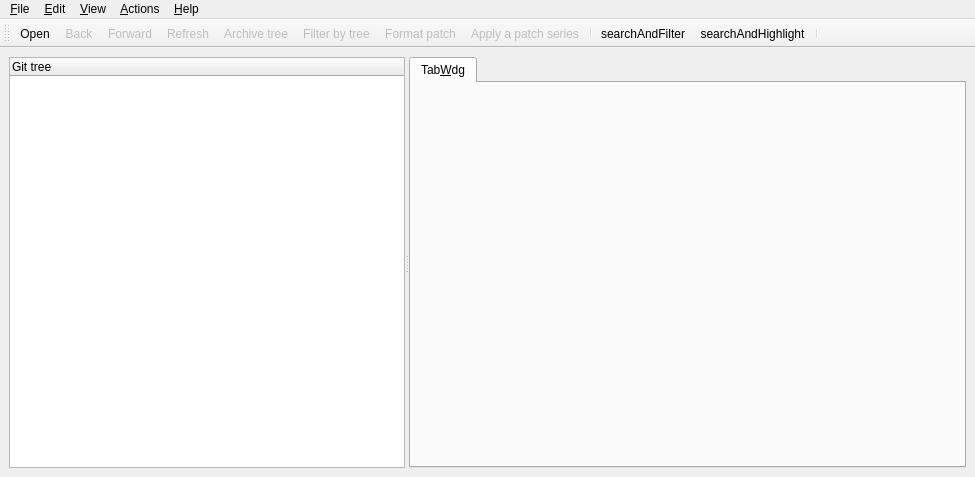
<ui version="4.0" >
 <class>MainBase</class>
 <widget class="QMainWindow" name="MainBase" >
  <property name="geometry" >
   <rect>
    <x>0</x>
    <y>0</y>
    <width>975</width>
    <height>477</height>
   </rect>
  </property>
  <property name="acceptDrops" >
   <bool>true</bool>
  </property>
  <property name="windowTitle" >
   <string>QGit</string>
  </property>
  <property name="windowIcon" >
   <iconset resource="icons.qrc" >:/icons/resources/logo.png</iconset>
  </property>
  <widget class="QWidget" name="widget" >
   <layout class="QHBoxLayout" >
    <property name="margin" >
     <number>9</number>
    </property>
    <property name="spacing" >
     <number>6</number>
    </property>
    <item>
     <widget class="QSplitter" name="splitter" >
      <property name="orientation" >
       <enum>Qt::Horizontal</enum>
      </property>
      <widget class="TreeView" name="treeView" >
       <property name="sizePolicy" >
        <sizepolicy>
         <hsizetype>7</hsizetype>
         <vsizetype>13</vsizetype>
         <horstretch>1</horstretch>
         <verstretch>0</verstretch>
        </sizepolicy>
       </property>
       <property name="contextMenuPolicy" >
        <enum>Qt::CustomContextMenu</enum>
       </property>
       <property name="selectionMode" >
        <enum>QAbstractItemView::ExtendedSelection</enum>
       </property>
       <property name="rootIsDecorated" >
        <bool>false</bool>
       </property>
       <property name="columnCount" >
        <number>1</number>
       </property>
       <column>
        <property name="text" >
         <string>Git tree</string>
        </property>
       </column>
      </widget>
      <widget class="QTabWidget" name="tabWdg" >
       <property name="sizePolicy" >
        <sizepolicy>
         <hsizetype>7</hsizetype>
         <vsizetype>7</vsizetype>
         <horstretch>5</horstretch>
         <verstretch>0</verstretch>
        </sizepolicy>
       </property>
       <widget class="QWidget" name="TabWdg" >
        <attribute name="title" >
         <string>Tab&amp;Wdg</string>
        </attribute>
       </widget>
      </widget>
     </widget>
    </item>
   </layout>
  </widget>
  <widget class="QToolBar" name="toolBar" >
   <property name="orientation" >
    <enum>Qt::Horizontal</enum>
   </property>
   <property name="iconSize" >
    <size>
     <width>16</width>
     <height>16</height>
    </size>
   </property>
   <attribute name="toolBarArea" >
    <number>4</number>
   </attribute>
   <addaction name="ActOpenRepo" />
   <addaction name="ActBack" />
   <addaction name="ActForward" />
   <addaction name="ActRefresh" />
   <addaction name="ActShowTree" />
   <addaction name="ActFilterTree" />
   <addaction name="ActMailFormatPatch" />
   <addaction name="ActMailApplyPatch" />
   <addaction name="separator" />
   <addaction name="ActSearchAndFilter" />
   <addaction name="ActSearchAndHighlight" />
   <addaction name="separator" />
  </widget>
  <widget class="QMenuBar" name="MenuBarEditor" >
   <property name="geometry" >
    <rect>
     <x>0</x>
     <y>0</y>
     <width>975</width>
     <height>32</height>
    </rect>
   </property>
   <widget class="QMenu" name="Edit" >
    <property name="title" >
     <string>&amp;Edit</string>
    </property>
    <addaction name="ActCommit" />
    <addaction name="ActTag" />
    <addaction name="ActTagDelete" />
    <addaction name="ActPush" />
    <addaction name="ActPop" />
    <addaction name="separator" />
    <addaction name="ActFind" />
    <addaction name="ActFindNext" />
    <addaction name="separator" />
    <addaction name="ActSettings" />
   </widget>
   <widget class="QMenu" name="View" >
    <property name="title" >
     <string>&amp;View</string>
    </property>
    <addaction name="ActBack" />
    <addaction name="ActForward" />
    <addaction name="separator" />
    <addaction name="ActCheckWorkDir" />
    <addaction name="separator" />
    <addaction name="ActViewRev" />
    <addaction name="ActViewDiff" />
    <addaction name="ActViewDiffNewTab" />
    <addaction name="ActViewFile" />
    <addaction name="ActViewFileNewTab" />
    <addaction name="ActExternalDiff" />
    <addaction name="ActShowTree" />
    <addaction name="ActSplitView" />
    <addaction name="ActFilterTree" />
   </widget>
   <widget class="QMenu" name="Help" >
    <property name="title" >
     <string>&amp;Help</string>
    </property>
    <addaction name="ActHelp" />
    <addaction name="ActAbout" />
   </widget>
   <widget class="QMenu" name="Actions" >
    <property name="title" >
     <string>&amp;Actions</string>
    </property>
    <addaction name="ActCustomActionSetup" />
   </widget>
   <widget class="QMenu" name="File" >
    <property name="title" >
     <string>&amp;File</string>
    </property>
    <property name="separatorsCollapsible" >
     <bool>true</bool>
    </property>
    <addaction name="ActOpenRepo" />
    <addaction name="ActOpenRepoNewWindow" />
    <addaction name="ActRefresh" />
    <addaction name="ActSaveFile" />
    <addaction name="ActMailFormatPatch" />
    <addaction name="ActMailApplyPatch" />
    <addaction name="separator" />
    <addaction name="ActClose" />
    <addaction name="ActExit" />
    <addaction name="separator" />
   </widget>
   <addaction name="File" />
   <addaction name="Edit" />
   <addaction name="View" />
   <addaction name="Actions" />
   <addaction name="separator" />
   <addaction name="Help" />
  </widget>
  <action name="ActOpenRepo" >
   <property name="icon" >
    <iconset resource="icons.qrc" >:/icons/resources/folder_open.png</iconset>
   </property>
   <property name="text" >
    <string>&amp;Open...</string>
   </property>
   <property name="iconText" >
    <string>Open</string>
   </property>
   <property name="shortcut" >
    <string>Ctrl+O</string>
   </property>
  </action>
  <action name="ActExit" >
   <property name="text" >
    <string>E&amp;xit</string>
   </property>
   <property name="iconText" >
    <string>Exit</string>
   </property>
   <property name="shortcut" >
    <string>Ctrl+Q</string>
   </property>
  </action>
  <action name="ActAbout" >
   <property name="text" >
    <string>&amp;About QGit</string>
   </property>
   <property name="iconText" >
    <string>About</string>
   </property>
   <property name="shortcut" >
    <string/>
   </property>
  </action>
  <action name="ActMailFormatPatch" >
   <property name="enabled" >
    <bool>false</bool>
   </property>
   <property name="icon" >
    <iconset resource="icons.qrc" >:/icons/resources/mail_send.png</iconset>
   </property>
   <property name="text" >
    <string>&amp;Format patch...</string>
   </property>
   <property name="iconText" >
    <string>Format patch</string>
   </property>
   <property name="toolTip" >
    <string>Format a patch series to be sent by e-mail</string>
   </property>
  </action>
  <action name="ActHelp" >
   <property name="text" >
    <string>QGit ha&amp;ndbook</string>
   </property>
   <property name="iconText" >
    <string>Handbook</string>
   </property>
   <property name="shortcut" >
    <string>F1</string>
   </property>
  </action>
  <action name="ActSettings" >
   <property name="icon" >
    <iconset resource="icons.qrc" >:/icons/resources/configure.png</iconset>
   </property>
   <property name="text" >
    <string>&amp;Settings...</string>
   </property>
   <property name="iconText" >
    <string>Settings</string>
   </property>
  </action>
  <action name="ActCommit" >
   <property name="enabled" >
    <bool>false</bool>
   </property>
   <property name="text" >
    <string>&amp;Commit...</string>
   </property>
   <property name="iconText" >
    <string>Commit</string>
   </property>
   <property name="toolTip" >
    <string>Commit changes</string>
   </property>
  </action>
  <action name="ActTag" >
   <property name="enabled" >
    <bool>false</bool>
   </property>
   <property name="text" >
    <string>Make &amp;tag...</string>
   </property>
   <property name="iconText" >
    <string>Make tag</string>
   </property>
   <property name="toolTip" >
    <string>Tag selected revision</string>
   </property>
  </action>
  <action name="ActOpenRepoNewWindow" >
   <property name="text" >
    <string>Open in a &amp;new window...</string>
   </property>
   <property name="iconText" >
    <string>Open in a &amp;new window</string>
   </property>
   <property name="shortcut" >
    <string>Ctrl+N</string>
   </property>
  </action>
  <action name="ActClose" >
   <property name="text" >
    <string>&amp;Close</string>
   </property>
   <property name="iconText" >
    <string>Close</string>
   </property>
   <property name="shortcut" >
    <string>Ctrl+W</string>
   </property>
  </action>
  <action name="ActMailApplyPatch" >
   <property name="enabled" >
    <bool>false</bool>
   </property>
   <property name="icon" >
    <iconset resource="icons.qrc" >:/icons/resources/mail_get.png</iconset>
   </property>
   <property name="text" >
    <string>Apply patch...</string>
   </property>
   <property name="iconText" >
    <string>Apply a patch series</string>
   </property>
  </action>
  <action name="ActPush" >
   <property name="enabled" >
    <bool>false</bool>
   </property>
   <property name="text" >
    <string>&amp;Push patch</string>
   </property>
   <property name="iconText" >
    <string>Push patch</string>
   </property>
   <property name="toolTip" >
    <string>Push this patch on StGIT stack</string>
   </property>
  </action>
  <action name="ActPop" >
   <property name="enabled" >
    <bool>false</bool>
   </property>
   <property name="text" >
    <string>P&amp;op patch</string>
   </property>
   <property name="iconText" >
    <string>Pop patch</string>
   </property>
   <property name="toolTip" >
    <string>Pop patches from StGIT stack until this one included</string>
   </property>
  </action>
  <action name="ActRefresh" >
   <property name="enabled" >
    <bool>false</bool>
   </property>
   <property name="icon" >
    <iconset resource="icons.qrc" >:/icons/resources/reload.png</iconset>
   </property>
   <property name="iconText" >
    <string>Refresh</string>
   </property>
   <property name="toolTip" >
    <string>Refresh view (F5)</string>
   </property>
   <property name="shortcut" >
    <string>F5</string>
   </property>
  </action>
  <action name="ActViewDiff" >
   <property name="enabled" >
    <bool>false</bool>
   </property>
   <property name="text" >
    <string>View patch</string>
   </property>
   <property name="iconText" >
    <string>View patch</string>
   </property>
   <property name="toolTip" >
    <string>Double click on revision log as a shortcut</string>
   </property>
   <property name="statusTip" >
    <string>Double click on revision log as a shortcut</string>
   </property>
   <property name="shortcut" >
    <string>Ctrl+P</string>
   </property>
  </action>
  <action name="ActViewFile" >
   <property name="enabled" >
    <bool>false</bool>
   </property>
   <property name="text" >
    <string>View file</string>
   </property>
   <property name="iconText" >
    <string>View file</string>
   </property>
   <property name="toolTip" >
    <string>Double click on file name as a shortcut</string>
   </property>
   <property name="statusTip" >
    <string>Double click on file name as a shortcut</string>
   </property>
   <property name="shortcut" >
    <string>Ctrl+A</string>
   </property>
  </action>
  <action name="ActSaveFile" >
   <property name="enabled" >
    <bool>false</bool>
   </property>
   <property name="text" >
    <string>Save file as...</string>
   </property>
   <property name="iconText" >
    <string>Save file as...</string>
   </property>
   <property name="toolTip" >
    <string>Save selected file</string>
   </property>
   <property name="shortcut" >
    <string>Ctrl+S</string>
   </property>
  </action>
  <action name="ActFilterTree" >
   <property name="checkable" >
    <bool>true</bool>
   </property>
   <property name="enabled" >
    <bool>false</bool>
   </property>
   <property name="icon" >
    <iconset resource="icons.qrc" >:/icons/resources/wizard.png</iconset>
   </property>
   <property name="text" >
    <string>Toggle filter by tree</string>
   </property>
   <property name="iconText" >
    <string>Filter by tree</string>
   </property>
   <property name="toolTip" >
    <string>Filter by tree selection, multple selection allowed</string>
   </property>
  </action>
  <action name="ActShowTree" >
   <property name="checkable" >
    <bool>true</bool>
   </property>
   <property name="enabled" >
    <bool>false</bool>
   </property>
   <property name="icon" >
    <iconset resource="icons.qrc" >:/icons/resources/view_tree.png</iconset>
   </property>
   <property name="text" >
    <string>Toggle tree view</string>
   </property>
   <property name="iconText" >
    <string>Archive tree</string>
   </property>
   <property name="toolTip" >
    <string>Toggle tree view (T)</string>
   </property>
   <property name="shortcut" >
    <string>T</string>
   </property>
  </action>
  <action name="ActTagDelete" >
   <property name="enabled" >
    <bool>false</bool>
   </property>
   <property name="text" >
    <string>&amp;Delete tag...</string>
   </property>
   <property name="iconText" >
    <string>Delete tag</string>
   </property>
   <property name="toolTip" >
    <string>Un-tag selected revision</string>
   </property>
  </action>
  <action name="ActCheckWorkDir" >
   <property name="checkable" >
    <bool>true</bool>
   </property>
   <property name="enabled" >
    <bool>false</bool>
   </property>
   <property name="text" >
    <string>Check working dir</string>
   </property>
   <property name="iconText" >
    <string>Check working dir</string>
   </property>
  </action>
  <action name="ActExternalDiff" >
   <property name="enabled" >
    <bool>false</bool>
   </property>
   <property name="text" >
    <string>External diff...</string>
   </property>
   <property name="iconText" >
    <string>Launch external diff viewer</string>
   </property>
  </action>
  <action name="ActViewRev" >
   <property name="enabled" >
    <bool>false</bool>
   </property>
   <property name="text" >
    <string>View revision</string>
   </property>
   <property name="iconText" >
    <string>View revision</string>
   </property>
   <property name="toolTip" >
    <string>Double click on a revision in file history as a shortcut</string>
   </property>
   <property name="shortcut" >
    <string>Ctrl+R</string>
   </property>
  </action>
  <action name="ActSplitView" >
   <property name="checkable" >
    <bool>false</bool>
   </property>
   <property name="icon" >
    <iconset resource="icons.qrc" >:/icons/resources/view_top_bottom.png</iconset>
   </property>
   <property name="text" >
    <string>Toggle split view</string>
   </property>
   <property name="iconText" >
    <string>Toggle split view</string>
   </property>
   <property name="toolTip" >
    <string>Hide/unhide secondary pane</string>
   </property>
   <property name="shortcut" >
    <string>S</string>
   </property>
  </action>
  <action name="ActFind" >
   <property name="text" >
    <string>Find...</string>
   </property>
   <property name="iconText" >
    <string>Find text in current view...</string>
   </property>
   <property name="shortcut" >
    <string>Ctrl+F</string>
   </property>
  </action>
  <action name="ActFindNext" >
   <property name="text" >
    <string>Find next</string>
   </property>
   <property name="iconText" >
    <string>Find next</string>
   </property>
   <property name="toolTip" >
    <string>Go to next occurrence of searched text</string>
   </property>
   <property name="shortcut" >
    <string>F3</string>
   </property>
  </action>
  <action name="ActForward" >
   <property name="enabled" >
    <bool>false</bool>
   </property>
   <property name="icon" >
    <iconset resource="icons.qrc" >:/icons/resources/next.png</iconset>
   </property>
   <property name="text" >
    <string>Forward</string>
   </property>
   <property name="iconText" >
    <string>Forward</string>
   </property>
  </action>
  <action name="ActBack" >
   <property name="enabled" >
    <bool>false</bool>
   </property>
   <property name="icon" >
    <iconset resource="icons.qrc" >:/icons/resources/previous.png</iconset>
   </property>
   <property name="text" >
    <string>Back</string>
   </property>
   <property name="iconText" >
    <string>Back</string>
   </property>
  </action>
  <action name="ActCustomActionSetup" >
   <property name="icon" >
    <iconset resource="icons.qrc" >:/icons/resources/bookmark.png</iconset>
   </property>
   <property name="text" >
    <string>Setup actions...</string>
   </property>
   <property name="iconText" >
    <string>Setup actions...</string>
   </property>
  </action>
  <action name="ActViewFileNewTab" >
   <property name="enabled" >
    <bool>false</bool>
   </property>
   <property name="text" >
    <string>View file in new tab</string>
   </property>
   <property name="iconText" >
    <string>View file in new tab</string>
   </property>
   <property name="shortcut" >
    <string>Ctrl+Shift+A</string>
   </property>
  </action>
  <action name="ActViewDiffNewTab" >
   <property name="enabled" >
    <bool>false</bool>
   </property>
   <property name="text" >
    <string>View patch in new tab</string>
   </property>
   <property name="iconText" >
    <string>View patch in new tab</string>
   </property>
   <property name="shortcut" >
    <string>Ctrl+Shift+P</string>
   </property>
  </action>
  <action name="ActSearchAndFilter" >
   <property name="checkable" >
    <bool>true</bool>
   </property>
   <property name="enabled" >
    <bool>true</bool>
   </property>
   <property name="icon" >
    <iconset resource="icons.qrc" >:/icons/resources/filter.png</iconset>
   </property>
   <property name="text" >
    <string>searchAndFilter</string>
   </property>
   <property name="statusTip" >
    <string>Toggle filter</string>
   </property>
  </action>
  <action name="ActSearchAndHighlight" >
   <property name="checkable" >
    <bool>true</bool>
   </property>
   <property name="enabled" >
    <bool>true</bool>
   </property>
   <property name="icon" >
    <iconset resource="icons.qrc" >:/icons/resources/find.png</iconset>
   </property>
   <property name="text" >
    <string>searchAndHighlight</string>
   </property>
   <property name="statusTip" >
    <string>Toggle match highlight</string>
   </property>
  </action>
 </widget>
 <layoutdefault spacing="6" margin="11" />
 <customwidgets>
  <customwidget>
   <class>TreeView</class>
   <extends>QTreeWidget</extends>
   <header>treeview.h</header>
  </customwidget>
 </customwidgets>
 <resources>
  <include location="icons.qrc" />
 </resources>
 <connections>
  <connection>
   <sender>ActAbout</sender>
   <signal>activated()</signal>
   <receiver>MainBase</receiver>
   <slot>ActAbout_activated()</slot>
   <hints>
    <hint type="sourcelabel" >
     <x>-1</x>
     <y>-1</y>
    </hint>
    <hint type="destinationlabel" >
     <x>20</x>
     <y>20</y>
    </hint>
   </hints>
  </connection>
  <connection>
   <sender>ActCheckWorkDir</sender>
   <signal>toggled(bool)</signal>
   <receiver>MainBase</receiver>
   <slot>ActCheckWorkDir_toggled(bool)</slot>
   <hints>
    <hint type="sourcelabel" >
     <x>-1</x>
     <y>-1</y>
    </hint>
    <hint type="destinationlabel" >
     <x>20</x>
     <y>20</y>
    </hint>
   </hints>
  </connection>
  <connection>
   <sender>ActClose</sender>
   <signal>activated()</signal>
   <receiver>MainBase</receiver>
   <slot>ActClose_activated()</slot>
   <hints>
    <hint type="sourcelabel" >
     <x>-1</x>
     <y>-1</y>
    </hint>
    <hint type="destinationlabel" >
     <x>20</x>
     <y>20</y>
    </hint>
   </hints>
  </connection>
  <connection>
   <sender>ActCommit</sender>
   <signal>activated()</signal>
   <receiver>MainBase</receiver>
   <slot>ActCommit_activated()</slot>
   <hints>
    <hint type="sourcelabel" >
     <x>-1</x>
     <y>-1</y>
    </hint>
    <hint type="destinationlabel" >
     <x>20</x>
     <y>20</y>
    </hint>
   </hints>
  </connection>
  <connection>
   <sender>ActExit</sender>
   <signal>activated()</signal>
   <receiver>MainBase</receiver>
   <slot>ActExit_activated()</slot>
   <hints>
    <hint type="sourcelabel" >
     <x>-1</x>
     <y>-1</y>
    </hint>
    <hint type="destinationlabel" >
     <x>20</x>
     <y>20</y>
    </hint>
   </hints>
  </connection>
  <connection>
   <sender>ActExternalDiff</sender>
   <signal>activated()</signal>
   <receiver>MainBase</receiver>
   <slot>ActExternalDiff_activated()</slot>
   <hints>
    <hint type="sourcelabel" >
     <x>-1</x>
     <y>-1</y>
    </hint>
    <hint type="destinationlabel" >
     <x>20</x>
     <y>20</y>
    </hint>
   </hints>
  </connection>
  <connection>
   <sender>ActFilterTree</sender>
   <signal>toggled(bool)</signal>
   <receiver>MainBase</receiver>
   <slot>ActFilterTree_toggled(bool)</slot>
   <hints>
    <hint type="sourcelabel" >
     <x>-1</x>
     <y>-1</y>
    </hint>
    <hint type="destinationlabel" >
     <x>20</x>
     <y>20</y>
    </hint>
   </hints>
  </connection>
  <connection>
   <sender>ActHelp</sender>
   <signal>activated()</signal>
   <receiver>MainBase</receiver>
   <slot>ActHelp_activated()</slot>
   <hints>
    <hint type="sourcelabel" >
     <x>-1</x>
     <y>-1</y>
    </hint>
    <hint type="destinationlabel" >
     <x>20</x>
     <y>20</y>
    </hint>
   </hints>
  </connection>
  <connection>
   <sender>ActMailApplyPatch</sender>
   <signal>activated()</signal>
   <receiver>MainBase</receiver>
   <slot>ActMailApplyPatch_activated()</slot>
   <hints>
    <hint type="sourcelabel" >
     <x>-1</x>
     <y>-1</y>
    </hint>
    <hint type="destinationlabel" >
     <x>20</x>
     <y>20</y>
    </hint>
   </hints>
  </connection>
  <connection>
   <sender>ActMailFormatPatch</sender>
   <signal>activated()</signal>
   <receiver>MainBase</receiver>
   <slot>ActMailFormatPatch_activated()</slot>
   <hints>
    <hint type="sourcelabel" >
     <x>-1</x>
     <y>-1</y>
    </hint>
    <hint type="destinationlabel" >
     <x>20</x>
     <y>20</y>
    </hint>
   </hints>
  </connection>
  <connection>
   <sender>ActOpenRepo</sender>
   <signal>activated()</signal>
   <receiver>MainBase</receiver>
   <slot>ActOpenRepo_activated()</slot>
   <hints>
    <hint type="sourcelabel" >
     <x>-1</x>
     <y>-1</y>
    </hint>
    <hint type="destinationlabel" >
     <x>20</x>
     <y>20</y>
    </hint>
   </hints>
  </connection>
  <connection>
   <sender>ActOpenRepoNewWindow</sender>
   <signal>activated()</signal>
   <receiver>MainBase</receiver>
   <slot>ActOpenRepoNewWindow_activated()</slot>
   <hints>
    <hint type="sourcelabel" >
     <x>-1</x>
     <y>-1</y>
    </hint>
    <hint type="destinationlabel" >
     <x>20</x>
     <y>20</y>
    </hint>
   </hints>
  </connection>
  <connection>
   <sender>ActPop</sender>
   <signal>activated()</signal>
   <receiver>MainBase</receiver>
   <slot>ActPop_activated()</slot>
   <hints>
    <hint type="sourcelabel" >
     <x>-1</x>
     <y>-1</y>
    </hint>
    <hint type="destinationlabel" >
     <x>20</x>
     <y>20</y>
    </hint>
   </hints>
  </connection>
  <connection>
   <sender>ActPush</sender>
   <signal>activated()</signal>
   <receiver>MainBase</receiver>
   <slot>ActPush_activated()</slot>
   <hints>
    <hint type="sourcelabel" >
     <x>-1</x>
     <y>-1</y>
    </hint>
    <hint type="destinationlabel" >
     <x>20</x>
     <y>20</y>
    </hint>
   </hints>
  </connection>
  <connection>
   <sender>ActRefresh</sender>
   <signal>activated()</signal>
   <receiver>MainBase</receiver>
   <slot>ActRefresh_activated()</slot>
   <hints>
    <hint type="sourcelabel" >
     <x>-1</x>
     <y>-1</y>
    </hint>
    <hint type="destinationlabel" >
     <x>20</x>
     <y>20</y>
    </hint>
   </hints>
  </connection>
  <connection>
   <sender>ActSaveFile</sender>
   <signal>activated()</signal>
   <receiver>MainBase</receiver>
   <slot>ActSaveFile_activated()</slot>
   <hints>
    <hint type="sourcelabel" >
     <x>-1</x>
     <y>-1</y>
    </hint>
    <hint type="destinationlabel" >
     <x>20</x>
     <y>20</y>
    </hint>
   </hints>
  </connection>
  <connection>
   <sender>ActSettings</sender>
   <signal>activated()</signal>
   <receiver>MainBase</receiver>
   <slot>ActSettings_activated()</slot>
   <hints>
    <hint type="sourcelabel" >
     <x>-1</x>
     <y>-1</y>
    </hint>
    <hint type="destinationlabel" >
     <x>20</x>
     <y>20</y>
    </hint>
   </hints>
  </connection>
  <connection>
   <sender>ActShowTree</sender>
   <signal>toggled(bool)</signal>
   <receiver>MainBase</receiver>
   <slot>ActShowTree_toggled(bool)</slot>
   <hints>
    <hint type="sourcelabel" >
     <x>-1</x>
     <y>-1</y>
    </hint>
    <hint type="destinationlabel" >
     <x>20</x>
     <y>20</y>
    </hint>
   </hints>
  </connection>
  <connection>
   <sender>ActTag</sender>
   <signal>activated()</signal>
   <receiver>MainBase</receiver>
   <slot>ActTag_activated()</slot>
   <hints>
    <hint type="sourcelabel" >
     <x>-1</x>
     <y>-1</y>
    </hint>
    <hint type="destinationlabel" >
     <x>20</x>
     <y>20</y>
    </hint>
   </hints>
  </connection>
  <connection>
   <sender>ActTagDelete</sender>
   <signal>activated()</signal>
   <receiver>MainBase</receiver>
   <slot>ActTagDelete_activated()</slot>
   <hints>
    <hint type="sourcelabel" >
     <x>-1</x>
     <y>-1</y>
    </hint>
    <hint type="destinationlabel" >
     <x>20</x>
     <y>20</y>
    </hint>
   </hints>
  </connection>
  <connection>
   <sender>ActViewFile</sender>
   <signal>activated()</signal>
   <receiver>MainBase</receiver>
   <slot>ActViewFile_activated()</slot>
   <hints>
    <hint type="sourcelabel" >
     <x>-1</x>
     <y>-1</y>
    </hint>
    <hint type="destinationlabel" >
     <x>20</x>
     <y>20</y>
    </hint>
   </hints>
  </connection>
  <connection>
   <sender>ActViewDiff</sender>
   <signal>activated()</signal>
   <receiver>MainBase</receiver>
   <slot>ActViewDiff_activated()</slot>
   <hints>
    <hint type="sourcelabel" >
     <x>-1</x>
     <y>-1</y>
    </hint>
    <hint type="destinationlabel" >
     <x>20</x>
     <y>20</y>
    </hint>
   </hints>
  </connection>
  <connection>
   <sender>ActViewRev</sender>
   <signal>activated()</signal>
   <receiver>MainBase</receiver>
   <slot>ActViewRev_activated()</slot>
   <hints>
    <hint type="sourcelabel" >
     <x>-1</x>
     <y>-1</y>
    </hint>
    <hint type="destinationlabel" >
     <x>20</x>
     <y>20</y>
    </hint>
   </hints>
  </connection>
  <connection>
   <sender>ActSplitView</sender>
   <signal>activated()</signal>
   <receiver>MainBase</receiver>
   <slot>ActSplitView_activated()</slot>
   <hints>
    <hint type="sourcelabel" >
     <x>-1</x>
     <y>-1</y>
    </hint>
    <hint type="destinationlabel" >
     <x>20</x>
     <y>20</y>
    </hint>
   </hints>
  </connection>
  <connection>
   <sender>ActFind</sender>
   <signal>activated()</signal>
   <receiver>MainBase</receiver>
   <slot>ActFind_activated()</slot>
   <hints>
    <hint type="sourcelabel" >
     <x>-1</x>
     <y>-1</y>
    </hint>
    <hint type="destinationlabel" >
     <x>20</x>
     <y>20</y>
    </hint>
   </hints>
  </connection>
  <connection>
   <sender>ActFindNext</sender>
   <signal>activated()</signal>
   <receiver>MainBase</receiver>
   <slot>ActFindNext_activated()</slot>
   <hints>
    <hint type="sourcelabel" >
     <x>-1</x>
     <y>-1</y>
    </hint>
    <hint type="destinationlabel" >
     <x>20</x>
     <y>20</y>
    </hint>
   </hints>
  </connection>
  <connection>
   <sender>ActBack</sender>
   <signal>activated()</signal>
   <receiver>MainBase</receiver>
   <slot>ActBack_activated()</slot>
   <hints>
    <hint type="sourcelabel" >
     <x>-1</x>
     <y>-1</y>
    </hint>
    <hint type="destinationlabel" >
     <x>20</x>
     <y>20</y>
    </hint>
   </hints>
  </connection>
  <connection>
   <sender>ActForward</sender>
   <signal>activated()</signal>
   <receiver>MainBase</receiver>
   <slot>ActForward_activated()</slot>
   <hints>
    <hint type="sourcelabel" >
     <x>-1</x>
     <y>-1</y>
    </hint>
    <hint type="destinationlabel" >
     <x>20</x>
     <y>20</y>
    </hint>
   </hints>
  </connection>
  <connection>
   <sender>ActCustomActionSetup</sender>
   <signal>activated()</signal>
   <receiver>MainBase</receiver>
   <slot>ActCustomActionSetup_activated()</slot>
   <hints>
    <hint type="sourcelabel" >
     <x>-1</x>
     <y>-1</y>
    </hint>
    <hint type="destinationlabel" >
     <x>20</x>
     <y>20</y>
    </hint>
   </hints>
  </connection>
  <connection>
   <sender>ActViewFileNewTab</sender>
   <signal>activated()</signal>
   <receiver>MainBase</receiver>
   <slot>ActViewFileNewTab_activated()</slot>
   <hints>
    <hint type="sourcelabel" >
     <x>-1</x>
     <y>-1</y>
    </hint>
    <hint type="destinationlabel" >
     <x>20</x>
     <y>20</y>
    </hint>
   </hints>
  </connection>
  <connection>
   <sender>ActViewDiffNewTab</sender>
   <signal>activated()</signal>
   <receiver>MainBase</receiver>
   <slot>ActViewDiffNewTab_activated()</slot>
   <hints>
    <hint type="sourcelabel" >
     <x>-1</x>
     <y>-1</y>
    </hint>
    <hint type="destinationlabel" >
     <x>20</x>
     <y>20</y>
    </hint>
   </hints>
  </connection>
  <connection>
   <sender>tabWdg</sender>
   <signal>currentChanged(QWidget*)</signal>
   <receiver>MainBase</receiver>
   <slot>tabWdg_currentChanged(QWidget*)</slot>
   <hints>
    <hint type="sourcelabel" >
     <x>20</x>
     <y>20</y>
    </hint>
    <hint type="destinationlabel" >
     <x>20</x>
     <y>20</y>
    </hint>
   </hints>
  </connection>
  <connection>
   <sender>ActSearchAndFilter</sender>
   <signal>toggled(bool)</signal>
   <receiver>MainBase</receiver>
   <slot>ActSearchAndFilter_toggled(bool)</slot>
   <hints>
    <hint type="sourcelabel" >
     <x>-1</x>
     <y>-1</y>
    </hint>
    <hint type="destinationlabel" >
     <x>487</x>
     <y>238</y>
    </hint>
   </hints>
  </connection>
  <connection>
   <sender>ActSearchAndHighlight</sender>
   <signal>toggled(bool)</signal>
   <receiver>MainBase</receiver>
   <slot>ActSearchAndHighlight_toggled(bool)</slot>
   <hints>
    <hint type="sourcelabel" >
     <x>-1</x>
     <y>-1</y>
    </hint>
    <hint type="destinationlabel" >
     <x>487</x>
     <y>238</y>
    </hint>
   </hints>
  </connection>
 </connections>
</ui>
